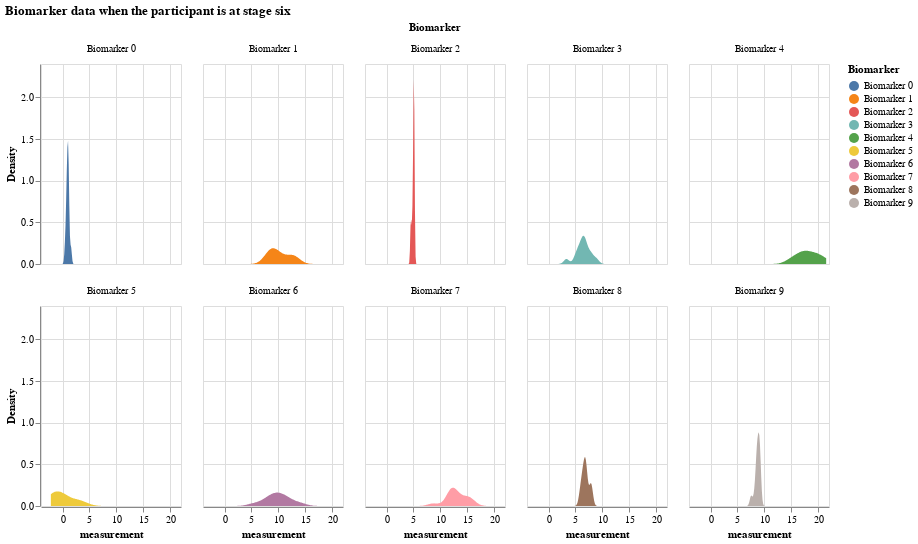

Source (notebook cell):
### Code cell
# biomarker data when the participant is at stage 6
df_kj_6 = df_expanded[df_expanded.k_j == 6]
df_kj_6

alt.Chart(df_kj_6).transform_density(
    'measurement',
    as_=['measurement', 'Density'],
    groupby=['Biomarker']
).mark_area().encode(
    x="measurement:Q",
    y="Density:Q",
    facet = alt.Facet(
        "Biomarker:N",
        columns = 5
    ),
    color=alt.Color(
        'Biomarker:N'
    )
).properties(
    width= 140,
    height = 200,
).properties(
    title='Biomarker data when the participant is at stage six'
)

### Figure 1 — Vega-Lite specification as saved in the notebook (floating-point values rounded to 4 significant figures; data arrays with more than 128 entries replaced by an {"elided": "..."} marker saying what was removed)
{"config": {"view": {"continuousWidth": 300, "continuousHeight": 300}}, "data": {"name": "data-6dc40902a38433ddcecca6e7b76d7274"}, "mark": {"type": "area"}, "encoding": {"color": {"field": "Biomarker", "type": "nominal"}, "facet": {"columns": 5, "field": "Biomarker", "type": "nominal"}, "x": {"field": "measurement", "type": "quantitative"}, "y": {"field": "Density", "type": "quantitative"}}, "height": 200, "title": "Biomarker data when the participant is at stage six", "transform": [{"density": "measurement", "groupby": ["Biomarker"], "as": ["measurement", "Density"]}], "width": 140, "$schema": "https://vega.github.io/schema/vega-lite/v5.16.3.json", "datasets": {"data-6dc40902a38433ddcecca6e7b76d7274": {"elided": "130 records"}}}
